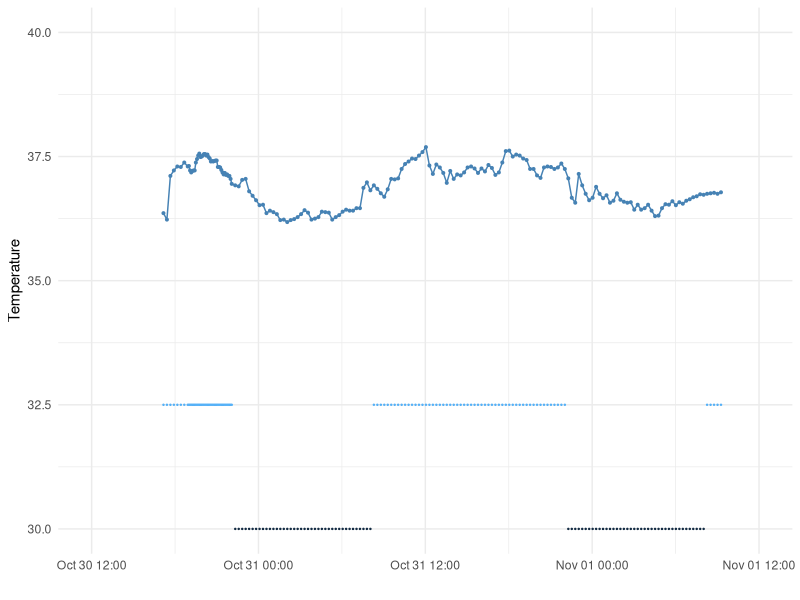

The R script that drew this image:
library(tidyverse)


#read the data with import dataset
Anipill <- read.csv("Body temp fredrik anipill test.csv")



#View and tidy names (I'd rather write this instead):

#View and tidy names (try to make error here):

head(Anipill)
summary(Anipill)
names(Anipill) <- c("Sample", 'date', 'hour', 'Temp')
head(Anipill)

#create datetime column based on date and hour:
Anipill$datetime <- paste(Anipill$date, Anipill$hour)
head(Anipill)

#Format datetime from character to dttm format:
Anipill$datetime <- as.POSIXct(strptime(Anipill$datetime, format= "%d/%m/%Y %H:%M:%S"))

#Generate manual sleep/nosleep score:
sl <- data.frame("Sleep" = c(1:272))
head(sl)

sl$Sleep[1:127] <- 32.5
sl$Sleep[128:167] <- 30
sl$Sleep[168:223] <- 32.5
sl$Sleep[224:263] <- 30
sl$Sleep[264:272] <-32.5

Anipill$sleep <- paste(sl$Sleep)
Anipill$sleep <- as.numeric(Anipill$sleep)


#Filter out outliers:
Anipill<- Anipill %>% 
  filter(Temp > 30)


#Generate x-axis limits vector:
xlims <- as.POSIXct(strptime(c("30/10/2020 12:00:00", "01/11/2020 12:00:00"), format= "%d/%m/%Y %H:%M:%S"))        

#Make ggplot :D
ggplot(Anipill, aes(datetime,Temp))+
  geom_line(color="steelblue")+
  geom_point(color="steelblue", size = .7)+
  scale_y_continuous("Temperature", limits = c(30,40))+
  scale_x_datetime("", limits = xlims)+
  theme_minimal()+
  geom_point(aes(x=datetime, y=sleep, color=sleep), size= .2,show.legend = F)
  
                   